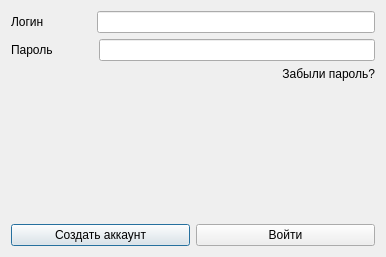
<?xml version="1.0" encoding="UTF-8"?>
<ui version="4.0">
 <class>Dialog</class>
 <widget class="QDialog" name="Dialog">
  <property name="geometry">
   <rect>
    <x>0</x>
    <y>0</y>
    <width>386</width>
    <height>257</height>
   </rect>
  </property>
  <property name="windowTitle">
   <string>Dialog</string>
  </property>
  <layout class="QVBoxLayout" name="verticalLayout_2">
   <item>
    <layout class="QHBoxLayout" name="horizontalLayout">
     <item>
      <widget class="QLabel" name="label">
       <property name="text">
        <string>Логин</string>
       </property>
      </widget>
     </item>
     <item>
      <spacer name="horizontalSpacer">
       <property name="orientation">
        <enum>Qt::Horizontal</enum>
       </property>
       <property name="sizeType">
        <enum>QSizePolicy::Fixed</enum>
       </property>
       <property name="sizeHint" stdset="0">
        <size>
         <width>47</width>
         <height>20</height>
        </size>
       </property>
      </spacer>
     </item>
     <item>
      <widget class="QLineEdit" name="line_login"/>
     </item>
    </layout>
   </item>
   <item>
    <layout class="QHBoxLayout" name="horizontalLayout_2">
     <item>
      <widget class="QLabel" name="label_2">
       <property name="text">
        <string>Пароль</string>
       </property>
      </widget>
     </item>
     <item>
      <spacer name="horizontalSpacer_2">
       <property name="orientation">
        <enum>Qt::Horizontal</enum>
       </property>
       <property name="sizeType">
        <enum>QSizePolicy::Fixed</enum>
       </property>
       <property name="sizeHint" stdset="0">
        <size>
         <width>40</width>
         <height>20</height>
        </size>
       </property>
      </spacer>
     </item>
     <item>
      <widget class="QLineEdit" name="line_password"/>
     </item>
    </layout>
   </item>
   <item>
    <widget class="QLabel" name="reset_password">
     <property name="layoutDirection">
      <enum>Qt::LeftToRight</enum>
     </property>
     <property name="text">
      <string>Забыли пароль?</string>
     </property>
     <property name="alignment">
      <set>Qt::AlignRight|Qt::AlignTrailing|Qt::AlignVCenter</set>
     </property>
     <property name="openExternalLinks">
      <bool>false</bool>
     </property>
     <property name="textInteractionFlags">
      <set>Qt::LinksAccessibleByMouse|Qt::TextSelectableByMouse</set>
     </property>
    </widget>
   </item>
   <item>
    <spacer name="verticalSpacer">
     <property name="orientation">
      <enum>Qt::Vertical</enum>
     </property>
     <property name="sizeType">
      <enum>QSizePolicy::Expanding</enum>
     </property>
     <property name="sizeHint" stdset="0">
      <size>
       <width>40</width>
       <height>200</height>
      </size>
     </property>
    </spacer>
   </item>
   <item>
    <layout class="QHBoxLayout" name="horizontalLayout_3">
     <item>
      <widget class="QPushButton" name="btn_create_account">
       <property name="text">
        <string>Создать аккаунт</string>
       </property>
      </widget>
     </item>
     <item>
      <widget class="QPushButton" name="btn_sign_in">
       <property name="text">
        <string>Войти</string>
       </property>
      </widget>
     </item>
    </layout>
   </item>
  </layout>
 </widget>
 <resources/>
 <connections/>
</ui>
